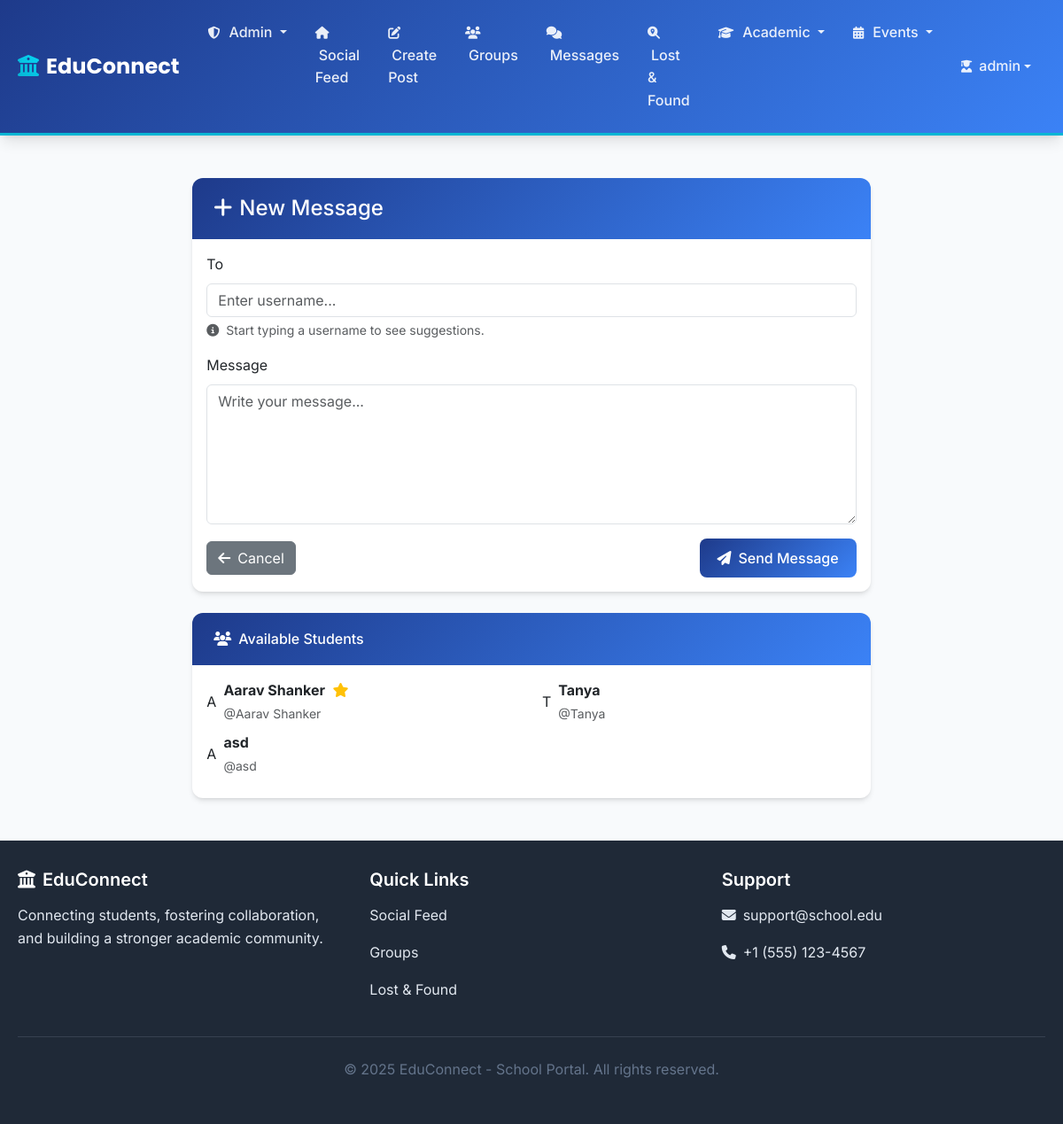
Screenshot of /new_message (signed in) with the database file from the repository.
### models.py (models this page shows, shortened)
class User(db.Model):
    id = db.Column(db.Integer, primary_key=True)
    username = db.Column(db.String(64), unique=True, nullable=False)
    email = db.Column(db.String(120), unique=True, nullable=False)
    password_hash = db.Column(db.String(256), nullable=False)
    full_name = db.Column(db.String(100), nullable=False)
    bio = db.Column(db.Text, default='')
    is_admin = db.Column(db.Boolean, default=False, nullable=False)
    is_teacher = db.Column(db.Boolean, default=False, nullable=False)
    is_prefect = db.Column(db.Boolean, default=False, nullable=False)
    is_parent = db.Column(db.Boolean, default=False, nullable=False)  # New field for parents
    house = db.Column(db.String(20), nullable=True)  # St. Patrick, St. Raphael, St. Nicolas, St. Michael
    grade_level = db.Column(db.String(20))
    section = db.Column(db.String(1), nullable=True)  # A-I sections for both students and teachers
    subject_taught = db.Column(db.String(50), nullable=True)  # For teachers
    class_teacher_grade = db.Column(db.String(20), nullable=True)  # Grade this teacher is class teacher of
    class_teacher_section = db.Column(db.String(1), nullable=True)  # Section this teacher is class teacher of
    points = db.Column(db.Integer, default=12, nullable=False)  # Student points system - default 12
    is_limited = db.Column(db.Boolean, default=False, nullable=False)  # Limitation status
    limit_reason = db.Column(db.Text)  # Reason for limitation
    limit_start_date = db.Column(db.DateTime)  # When limitation started
    limit_end_date = db.Column(db.DateTime)  # When limitation expires (None for permanent)
    limited_by_id = db.Column(db.Integer, db.ForeignKey('user.id'))  # Admin who applied limitation
    date_created = db.Column(db.DateTime, default=get_ist_now)
    posts = db.relationship('Post', backref='author', lazy='select', cascade='all, delete-orphan')
    comments = db.relationship('Comment', backref='author', lazy='select', cascade='all, delete-orphan')
    likes = db.relationship('Like', backref='user', lazy='select', cascade='all, delete-orphan')
    sent_messages = db.relationship('DirectMessage', foreign_keys='DirectMessage.sender_id', backref='sender', lazy='select', cascade='all, delete-orphan')
    received_messages = db.relationship('DirectMessage', foreign_keys='DirectMessage.receiver_id', backref='receiver', lazy='select', cascade='all, delete-orphan')
    created_groups = db.relationship('Group', foreign_keys='Group.admin_id', backref='admin', lazy='select')
    group_memberships = db.relationship('GroupMembership', backref='user', lazy='select', cascade='all, delete-orphan')
    children_relations = db.relationship('ParentChild', foreign_keys='ParentChild.parent_id', backref='parent', lazy='select', cascade='all, delete-orphan')
    parent_relations = db.relationship('ParentChild', foreign_keys='ParentChild.child_id', backref='child', lazy='select', cascade='all, delete-orphan')
    limited_by = db.relationship('User', foreign_keys=[limited_by_id], remote_side=[id], backref='users_limited')
    def is_limited_currently(self):
        if not self.is_limited:
            return False

### routes.py (the view, shortened to what this page needs)
@app.route('/new_message', methods=['GET', 'POST'])
def new_message():
    if 'user_id' not in session:
        flash('Please log in to start conversations.', 'error')
        return redirect(url_for('login'))
    students = User.query.filter_by(is_admin=False).filter(User.id != session['user_id']).all()
    return render_template('new_message.html', students=students)

### routes.py (called while the page is built)
@app.context_processor
def utility_processor():
    def get_user_by_id(user_id):
        if user_id:
            return User.query.get(user_id)
        return None
    def is_logged_in():
        return 'user_id' in session
    def can_access_social_features():
        if 'user_id' not in session:
            return False
        user = User.query.get(session['user_id'])
        return user and not user.is_limited_currently()
    return dict(get_user_by_id=get_user_by_id, is_logged_in=is_logged_in, can_access_social_features=can_access_social_features, datetime=get_ist_now, get_ist_now=get_ist_now)

### templates/new_message.html (shortened to what this page needs)
{% extends "base.html" %}
{% block content %}
<div class="row justify-content-center">
    <div class="col-md-8">
        <div class="card">
            <div class="card-header">
                <h4 class="mb-0">
                    <i class="fas fa-plus me-2"></i>New Message
                </h4>
            </div>
            <div class="card-body">
                <form method="POST">
                    <div class="mb-3">
                        <label for="username" class="form-label">To</label>
                        <input type="text" class="form-control" id="username" name="username"
                               placeholder="Enter username..." required list="students">
                        <div class="form-text">
                            <i class="fas fa-info-circle me-1"></i>
                            Start typing a username to see suggestions.
                        </div>
                    </div>
                    <div class="mb-3">
                        <label for="content" class="form-label">Message</label>
                        <textarea class="form-control" id="content" name="content" rows="6"
                                  placeholder="Write your message..." required></textarea>
                    </div>
                    <div class="d-flex justify-content-between align-items-center">
                        <a href="{{ url_for('messages') }}" class="btn btn-secondary">
                            <i class="fas fa-arrow-left me-2"></i>Cancel
                        </a>
                        <button type="submit" class="btn btn-primary">
                            <i class="fas fa-paper-plane me-2"></i>Send Message
                        </button>
                    </div>
                </form>
            </div>
        </div>
        <div class="card mt-4">
            <div class="card-header">
                <h6 class="mb-0">
                    <i class="fas fa-users me-2"></i>Available Students
                </h6>
            </div>
            <div class="card-body">
                <div class="row">
                    {% for student in students %}
                        <div class="col-md-6 mb-2">
                            <div class="d-flex align-items-center">
                                <div class="avatar-circle-sm me-2">
                                    {{ student.full_name[0].upper() }}
                                </div>
                                <div>
                                    <span class="fw-bold">{{ student.full_name }}</span>
                                    {% if student.is_prefect %}
                                        <i class="fas fa-star text-warning ms-1" title="Prefect"></i>
                                    {% endif %}
                                    <br>
                                    <small class="text-muted">@{{ student.username }}</small>
                                </div>
                            </div>
                        </div>
                    {% endfor %}
                </div>
            </div>
        </div>
    </div>
</div>
{% endblock %}

### templates/base.html (shortened to what this page needs)
<!DOCTYPE html>
<html lang="en">
<head>
    <link href="https://cdn.jsdelivr.net/npm/bootstrap@5.3.0/dist/css/bootstrap.min.css" rel="stylesheet">
    <link rel="stylesheet" href="https://cdnjs.cloudflare.com/ajax/libs/font-awesome/6.5.0/css/all.min.css">
</head>
<body>
    {% if session.user_id %}
    <nav class="navbar navbar-expand-lg navbar-custom">
        <div class="container main-container">
            <a class="navbar-brand" href="{{ url_for('index') }}">
                <i class="fas fa-university"></i>EduConnect
            </a>
            <div class="collapse navbar-collapse" id="navbarNav">
                <ul class="navbar-nav me-auto">
                    {% if session.is_admin %}
                        <li class="nav-item dropdown">
                            <a class="nav-link dropdown-toggle" href="#" id="adminDropdown" role="button" data-bs-toggle="dropdown" aria-expanded="false">
                                <i class="fas fa-shield-alt"></i><span class="d-none d-md-inline ms-1">Admin</span>
                            </a>
                        </li>
                    {% endif %}
                    {% if session.is_parent %}
                        <li class="nav-item">
                            <a class="nav-link" href="{{ url_for('parent_dashboard') }}">
                                <i class="fas fa-home"></i><span class="d-none d-md-inline ms-1">Dashboard</span>
                            </a>
                        </li>
                    {% else %}
                        {% if can_access_social_features() %}
                            <li class="nav-item">
                                <a class="nav-link" href="{{ url_for('student_dashboard') }}">
                                    <i class="fas fa-home"></i><span class="d-none d-md-inline ms-1">Social Feed</span>
                                </a>
                            </li>
                            <li class="nav-item">
                                <a class="nav-link" href="{{ url_for('create_post') }}">
                                    <i class="fas fa-edit"></i><span class="d-none d-md-inline ms-1">Create Post</span>
                                </a>
                            </li>
                            <li class="nav-item">
                                <a class="nav-link" href="{{ url_for('groups') }}">
                                    <i class="fas fa-users"></i><span class="d-none d-md-inline ms-1">Groups</span>
                                </a>
                            </li>
                            <li class="nav-item position-relative">
                                <a class="nav-link" href="{{ url_for('messages') }}">
                                    <i class="fas fa-comments"></i><span class="d-none d-md-inline ms-1">Messages</span>
                                </a>
                            </li>
                        {% endif %}
                        <li class="nav-item">
                            <a class="nav-link" href="{{ url_for('lost_and_found') }}">
                                <i class="fas fa-search-location"></i><span class="d-none d-md-inline ms-1">Lost & Found</span>
                            </a>
                        </li>
                    {% endif %}
                    {% if not session.is_parent %}
                    <li class="nav-item dropdown">
                        <a class="nav-link dropdown-toggle" href="#" id="academicDropdown" role="button" data-bs-toggle="dropdown" aria-expanded="false">
                            <i class="fas fa-graduation-cap"></i><span class="d-none d-md-inline ms-1">Academic</span>
                        </a>
                    </li>
                    {% endif %}
                    <li class="nav-item dropdown">
                        <a class="nav-link dropdown-toggle" href="#" id="eventsDropdown" role="button" data-bs-toggle="dropdown" aria-expanded="false">
                            <i class="fas fa-calendar-alt"></i><span class="d-none d-md-inline ms-1">Events</span>
                        </a>
                    </li>
                </ul>
                <ul class="navbar-nav">
                    <li class="nav-item dropdown">
                        <a class="nav-link dropdown-toggle d-flex align-items-center" href="#" role="button"
                           data-bs-toggle="dropdown" aria-expanded="false">
                            <i class="fas fa-user-graduate me-2"></i>
                            <span>{{ session.username }}</span>
                        </a>
                    </li>
                </ul>
            </div>
        </div>
    </nav>
    {% endif %}
    <main class="container main-container my-5">
        {% block content %}{% endblock %}
    </main>
    <footer class="footer">
        <div class="container main-container">
            <div class="footer-content">
                <div class="footer-section">
                    <h5><i class="fas fa-university me-2"></i>EduConnect</h5>
                    <p>Connecting students, fostering collaboration, and building a stronger academic community.</p>
                </div>
                <div class="footer-section">
                    <h5>Quick Links</h5>
                    <p><a href="{{ url_for('student_dashboard') }}">Social Feed</a></p>
                    <p><a href="{{ url_for('groups') }}">Groups</a></p>
                    <p><a href="{{ url_for('lost_and_found') }}">Lost & Found</a></p>
                </div>
                <div class="footer-section">
                    <h5>Support</h5>
                    <p><i class="fas fa-envelope me-2"></i>support@school.edu</p>
                    <p><i class="fas fa-phone me-2"></i>+1 (555) 123-4567</p>
                </div>
            </div>
            <div class="footer-bottom">
                <p>&copy; 2025 EduConnect - School Portal. All rights reserved.</p>
            </div>
        </div>
    </footer>
</body>
</html>

### templates/base.html (style rules this page uses)
:root { --primary-color: #1e3a8a; --secondary-color: #3b82f6; --accent-color: #06b6d4; --success-color: #10b981; --warning-color: #f59e0b; --danger-color: #ef4444; --dark-color: #1f2937; --light-gray: #f8fafc; --medium-gray: #e2e8f0; --text-primary: #1e293b; --text-secondary: #64748b; --border-radius: 12px; --shadow-sm: 0 1px 2px 0 rgb(0 0 0 / 0.05); --shadow-md: 0 4px 6px -1px rgb(0 0 0 / 0.1), 0 2px 4px -2px rgb(0 0 0 / 0.1); --shadow-lg: 0 10px 15px -3px rgb(0 0 0 / 0.1), 0 4px 6px -4px rgb(0 0 0 / 0.1); }
* { box-sizing: border-box; }
body { font-family: 'Inter', -apple-system, BlinkMacSystemFont, sans-serif; background-color: var(--light-gray); color: var(--text-primary); line-height: 1.6; }
.navbar-custom { background: linear-gradient(135deg, var(--primary-color) 0%, var(--secondary-color) 100%); padding: 1rem 0; box-shadow: var(--shadow-lg); border-bottom: 3px solid var(--accent-color); }
.navbar-brand { font-family: 'Poppins', sans-serif; font-weight: 700; font-size: 1.5rem; color: white !important; text-decoration: none; transition: all 0.3s ease; }
.navbar-brand i { background: linear-gradient(45deg, var(--accent-color), #06d6f4); -webkit-background-clip: text; -webkit-text-fill-color: transparent; background-clip: text; margin-right: 8px; }
.nav-link { color: rgba(255, 255, 255, 0.9) !important; font-weight: 500; padding: 8px 16px !important; border-radius: 8px; transition: all 0.3s ease; position: relative; }
.nav-link i { margin-right: 6px; font-size: 14px; }
.main-container { max-width: 1400px; margin: 0 auto; padding: 0 20px; }
.card { border: none; border-radius: var(--border-radius); box-shadow: var(--shadow-md); transition: all 0.3s ease; overflow: hidden; }
.card-header { background: linear-gradient(135deg, var(--primary-color), var(--secondary-color)); color: white; border: none; padding: 1.25rem 1.5rem; font-weight: 600; }
.btn-primary { background: linear-gradient(135deg, var(--primary-color), var(--secondary-color)); border: none; border-radius: 8px; font-weight: 500; padding: 10px 20px; transition: all 0.3s ease; }
.footer { background: var(--dark-color); color: var(--medium-gray); padding: 2rem 0; margin-top: 3rem; }
.footer-content { display: grid; grid-template-columns: repeat(auto-fit, minmax(250px, 1fr)); gap: 2rem; margin-bottom: 1.5rem; }
.footer-section h5 { color: white; font-weight: 600; margin-bottom: 1rem; }
.footer-section p, .footer-section a { color: var(--medium-gray); text-decoration: none; transition: color 0.3s ease; }
.footer-bottom { border-top: 1px solid #374151; padding-top: 1.5rem; text-align: center; color: var(--text-secondary); }

### rows the page displays
User: username "admin"
User: full_name "A", full_name "Aarav Shanker", is_prefect True (drawn), username "Aarav Shanker"
User: full_name "T", full_name "Tanya", username "Tanya"
User: full_name "A", full_name "asd", username "asd"
